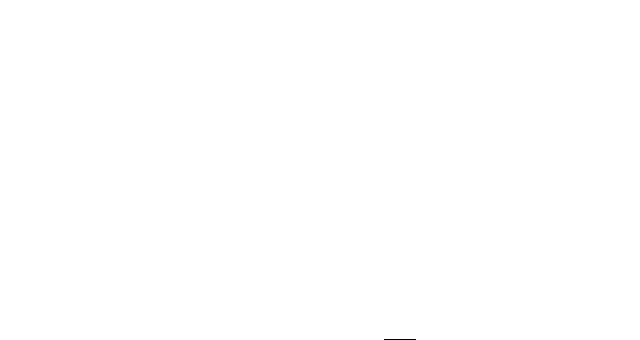
Frame 1 (no input)
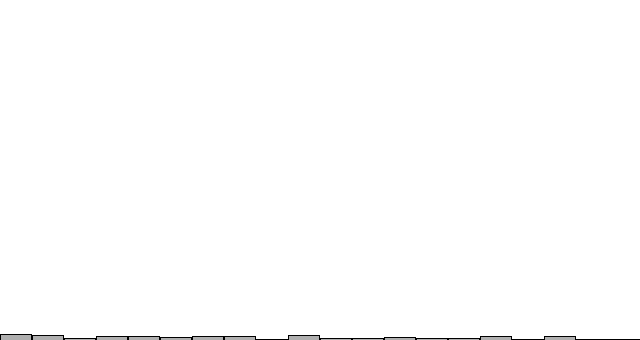
Frame 60 (the mouse pressed at the canvas centre just before this capture)
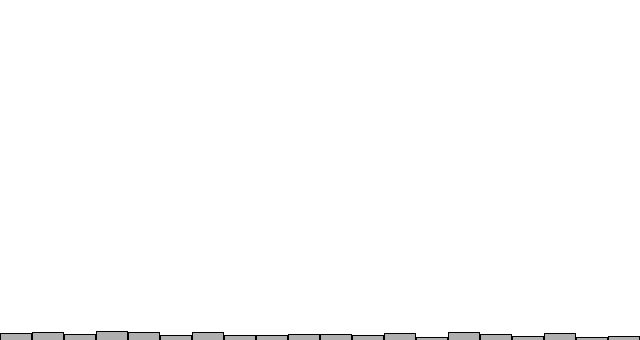
Frame 120 (the mouse held since frame 60 and released just before this capture)

The Processing sketch that drew these frames (run headless with seeded random() and noise(); from frame 60 on, the mouse is pressed at the canvas centre):

// Processing sketch: build
// ── build.pde
// Example 2

int[] randomCounts;

void setup() {
    size(640, 340);
    randomCounts = new int[20];
}

void draw() {
    background(255);

    int index = int(random(randomCounts.length));
    randomCounts[index]++;

    stroke(0);
    fill(175);

    int w = width/randomCounts.length;
    for (int x = 0; x < randomCounts.length; x++) {
        rect(x * w, height - randomCounts[x], w - 1, randomCounts[x]);
    }
}
